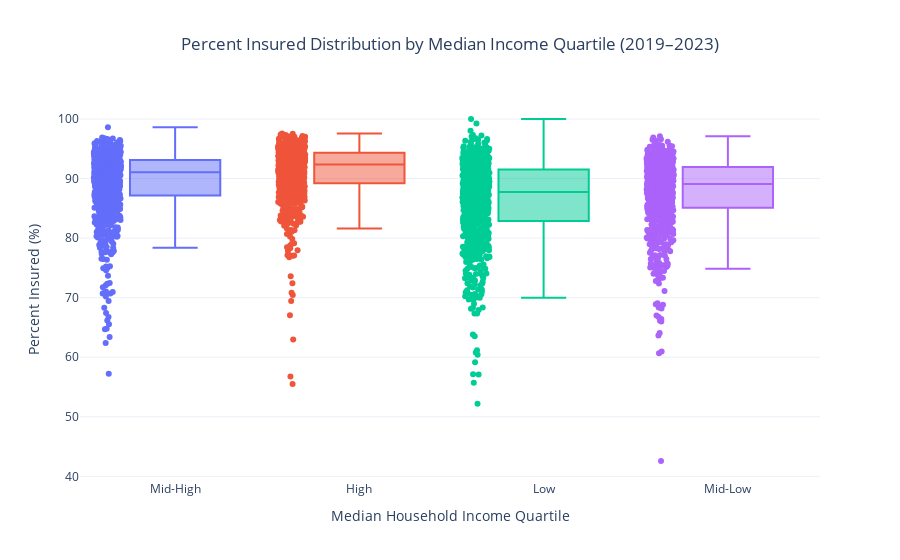

The code cell stored with this chart in its notebook:
### Code cell
import plotly.express as px
import plotly.graph_objects as go

# Create income quartiles
merged["Income_Quartile"] = pd.qcut(merged["Median_Household_Income"], 4, labels=["Low", "Mid-Low", "Mid-High", "High"])

# Box Plot: Percent Insured by Income Quartile
fig_box = px.box(
    merged,
    x="Income_Quartile",
    y="Percent_Insured",
    color="Income_Quartile",
    title="Percent Insured Distribution by Median Income Quartile (2019–2023)",
    labels={"Income_Quartile": "Median Household Income Quartile", "Percent_Insured": "Percent Insured (%)"},
    points="all",
    template="plotly_white"
)

fig_box.update_layout(
    title_x=0.5,
    showlegend=False
)
fig_box.show()

### Figure 1 — Plotly figure (JSON) as saved in the notebook; plotly's stock layout.template omitted (floating-point values rounded to 4 significant figures; data arrays with more than 128 entries replaced by an {"elided": "..."} marker saying what was removed)
{"data": [{"alignmentgroup": "True", "boxpoints": "all", "hovertemplate": "Median Household Income Quartile=%{x}<br>Percent Insured (%)=%{y}<extra></extra>", "legendgroup": "Mid-High", "marker": {"color": "#636efa"}, "name": "Mid-High", "notched": false, "offsetgroup": "Mid-High", "orientation": "v", "showlegend": true, "type": "box", "x": {"elided": "807 str values"}, "x0": " ", "xaxis": "x", "y": {"elided": "807 float values"}, "y0": " ", "yaxis": "y"}, {"alignmentgroup": "True", "boxpoints": "all", "hovertemplate": "Median Household Income Quartile=%{x}<br>Percent Insured (%)=%{y}<extra></extra>", "legendgroup": "High", "marker": {"color": "#EF553B"}, "name": "High", "notched": false, "offsetgroup": "High", "orientation": "v", "showlegend": true, "type": "box", "x": {"elided": "808 str values"}, "x0": " ", "xaxis": "x", "y": {"elided": "808 float values"}, "y0": " ", "yaxis": "y"}, {"alignmentgroup": "True", "boxpoints": "all", "hovertemplate": "Median Household Income Quartile=%{x}<br>Percent Insured (%)=%{y}<extra></extra>", "legendgroup": "Low", "marker": {"color": "#00cc96"}, "name": "Low", "notched": false, "offsetgroup": "Low", "orientation": "v", "showlegend": true, "type": "box", "x": {"elided": "808 str values"}, "x0": " ", "xaxis": "x", "y": {"elided": "808 float values"}, "y0": " ", "yaxis": "y"}, {"alignmentgroup": "True", "boxpoints": "all", "hovertemplate": "Median Household Income Quartile=%{x}<br>Percent Insured (%)=%{y}<extra></extra>", "legendgroup": "Mid-Low", "marker": {"color": "#ab63fa"}, "name": "Mid-Low", "notched": false, "offsetgroup": "Mid-Low", "orientation": "v", "showlegend": true, "type": "box", "x": {"elided": "809 str values"}, "x0": " ", "xaxis": "x", "y": {"elided": "809 float values"}, "y0": " ", "yaxis": "y"}], "layout": {"boxmode": "overlay", "legend": {"title": {"text": "Median Household Income Quartile"}, "tracegroupgap": 0}, "showlegend": false, "title": {"text": "Percent Insured Distribution by Median Income Quartile (2019–2023)", "x": 0.5}, "xaxis": {"anchor": "y", "categoryarray": ["Mid-High", "High", "Low", "Mid-Low"], "categoryorder": "array", "domain": [0, 1], "title": {"text": "Median Household Income Quartile"}}, "yaxis": {"anchor": "x", "domain": [0, 1], "title": {"text": "Percent Insured (%)"}}}}
